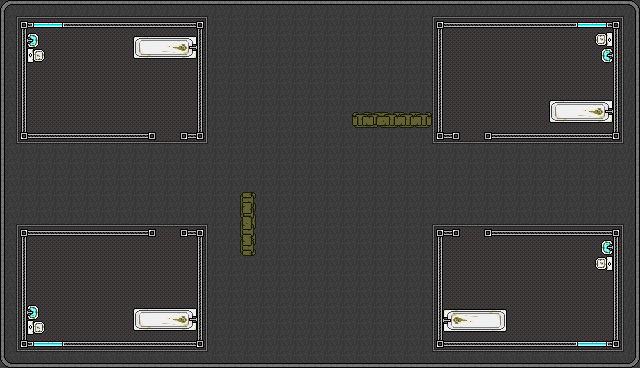

Rendered tile map (Tiled .tmx) drawn with the repository's tilesets; below, a short description and the map source with its tile grids summarised:
An orthogonal 40x23 tile map with 16x16 px tiles, 3 tile layers (suelo, obstaculos, colisiones), 3 tilesets.

<map version="1.10" tiledversion="1.12.2" orientation="orthogonal" renderorder="right-down" width="40" height="23" tilewidth="16" tileheight="16" infinite="0" nextlayerid="4" nextobjectid="1">
 <tileset firstgid="1" source="tileset.tsx" />
 <tileset firstgid="2029" source="tiles2.tsx" />
 <tileset firstgid="2429" source="tiles1.tsx" />
 <layer id="1" name="suelo" width="40" height="23">
  <data>[920 cells, 920 non-empty, 10 distinct tile ids]</data>
 </layer>
 <layer id="2" name="obstaculos" width="40" height="23">
  <data>[920 cells, 311 non-empty, 59 distinct tile ids]</data>
 </layer>
 <layer id="3" name="colisiones" width="40" height="23">
  <data>[920 cells, 311 non-empty, 1 distinct tile ids]</data>
 </layer>
</map>
